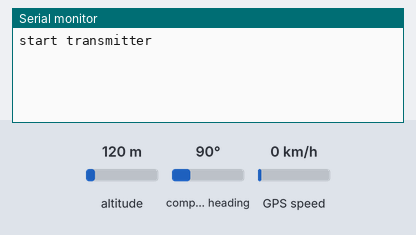
The sketch below on a simulated ATtiny85, built with avr-gcc and run on an emulated ATtiny85. Shown: the last lines printed to the serial monitor. Inputs (shaded band) come from the test bench; at power-on: altitude 120 m, compass heading 90°, GPS speed 0 km/h. The GPS gets a fix after 3 s at 37.7749, -122.4194 with 8 satellites; no radio packets arrive unless stated.

Above: at 1.2 s.
1.3 s: altitude set to 20 m
At 3.9 s:
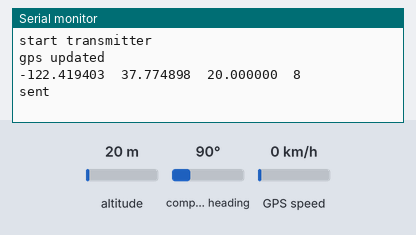
4.5 s: altitude set to 250 m
At 6.2 s:
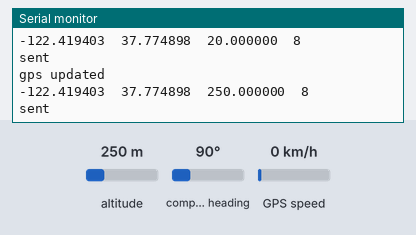

Measured:
- after the input at 1.3 s, the serial monitor: prints a new line after 1.7 s (image 1)
- after the input at 4.5 s, the serial monitor: prints a new line after 0.78 s (image 2)

The sketch:

RocketTracker_ask_transmitter.ino
```cpp
// RocketTracker_ask_transmitter.ino
// https://github.com/AllanGallop/RocketTracker
// 7/22/26 Created: from the RH_ASK "ask_transmitter" example sketch
// and RocketTracker "RocketTracker_Transmitter" example sketch for debugging purposes.
// 7/24/26 Status: Working at 1Hz transmission rate with help from
// radiohead-arduino google group, RocketTracker GitHub project discussion page,
// Arduino forum Projects webpage, discussion on https://www.rocketryforum.com/.
// This version appears to have an issue which requires delays
// after the GPS commands to function correctly.
// This version for 2 std AVR nanos.
// 8/13/26 Status: This version does not have the delays after the GPS commands,
// stopping GPS listening during the radio broadcast solved the problem.

#include <SoftwareSerial.h>
#include <TinyGPS++.h>
#include <RH_ASK.h>
#ifdef RH_HAVE_HARDWARE_SPI
#include <SPI.h> // Not actually used but needed to compile
#endif

RH_ASK driver;  // uses at least pin 12 on Arduino nano.
// RH_ASK driver(2000, 4, 5, 0); // ESP8266 or ESP32: do not use pin 11 or 2
// RH_ASK driver(2000, 3, 4, 0); // ATTiny, RX on D3 (pin 2 on attiny85) TX on D4 (pin 3 on attiny85),
// RH_ASK driver(2000, PD14, PD13, 0); STM32F4 Discovery: see tx and rx on Orange and Red LEDS

TinyGPSPlus gps;
//SoftwareSerial serialGPS(4, 5); //TXpin, RXpin
SoftwareSerial serialGPS(7, 8); //TXpin, RXpin

//Mission Playload
struct payloadStruct {
  float longitude = 0.0;
  float latitude  = 0.0;
  float altitude  = 0.0;
  int   sats      = 0;
} Payload;

//Transmitter Buffer
byte txBuffer[sizeof(Payload)] = {0};
int sats;

void setup()
{
#ifdef RH_HAVE_SERIAL
  Serial.begin(9600);	  // Debugging only
#endif
  if (!driver.init())
#ifdef RH_HAVE_SERIAL
    Serial.println("init failed");
#else
    ;
#endif

  serialGPS.begin(9600);
  Payload.longitude = 12.345;
  Payload.latitude = 67.890;
  Payload.altitude = 11.123;
  Payload.sats = 8;
  Serial.println("start transmitter");
}

void loop()
{
  while (serialGPS.available() > 0) {
    gps.encode(serialGPS.read());
    //    Serial.println("gps read");
    if (gps.location.isUpdated()) {
      Serial.println("gps updated");
      Serial.print(gps.location.lng(), 6);
      Serial.print("\t");
//      delay(100);
      Serial.print(gps.location.lat(), 6);
      Serial.print("\t");
//      delay(100);
      Serial.print(gps.altitude.meters(), 6);
      Serial.print("\t");
//      delay(200);
      Serial.println(gps.satellites.value());
//      delay(200);

      Payload.longitude = gps.location.lng();
      //      delay(100);
      Payload.latitude  = gps.location.lat();
      //      delay(100);
      Payload.altitude  = gps.altitude.meters();
      //      delay(100);
      Payload.sats      = gps.satellites.value();
      //      delay(100);
      sendPayload();

      // This section for sending simple text:
      //=================================================
      ////  const char *msg = "onetwothreefourfivesixseveneightnineteneleventwelvethirteenfourteenfifteensixteenseventeeneighteennineteentwenty";
      //  const char *msg = "onetwothreefourfivesixseveneightnineten";
      //
      //  driver.send((uint8_t *)msg, strlen(msg));
      //  driver.waitPacketSent();
      //  Serial.println("sent");

      //      Payload.longitude++;
      //      Payload.latitude++;
      //      Payload.altitude++;
      //      Payload.sats = sats++;

      delay(1000);
    }
  }
}

void sendPayload() {

  serialGPS.stopListening();

  //  Comment this out to send only simple text:
  //=================================================
  memcpy(txBuffer, &Payload, sizeof(Payload));  //Copy payload to buffer
  byte pSize = sizeof(Payload);                 //Get sizeof payload
  bool sent = driver.send((uint8_t *)txBuffer, pSize);    //Transmit buffer
  driver.waitPacketSent();

  serialGPS.listen();

  Serial.println(sent ? F("sent") : F("send failed"));

  //  for (int i = 0; i < pSize; i++) {
  //    Serial.println(txBuffer[i]);
  //  }
  //=================================================

}
```
